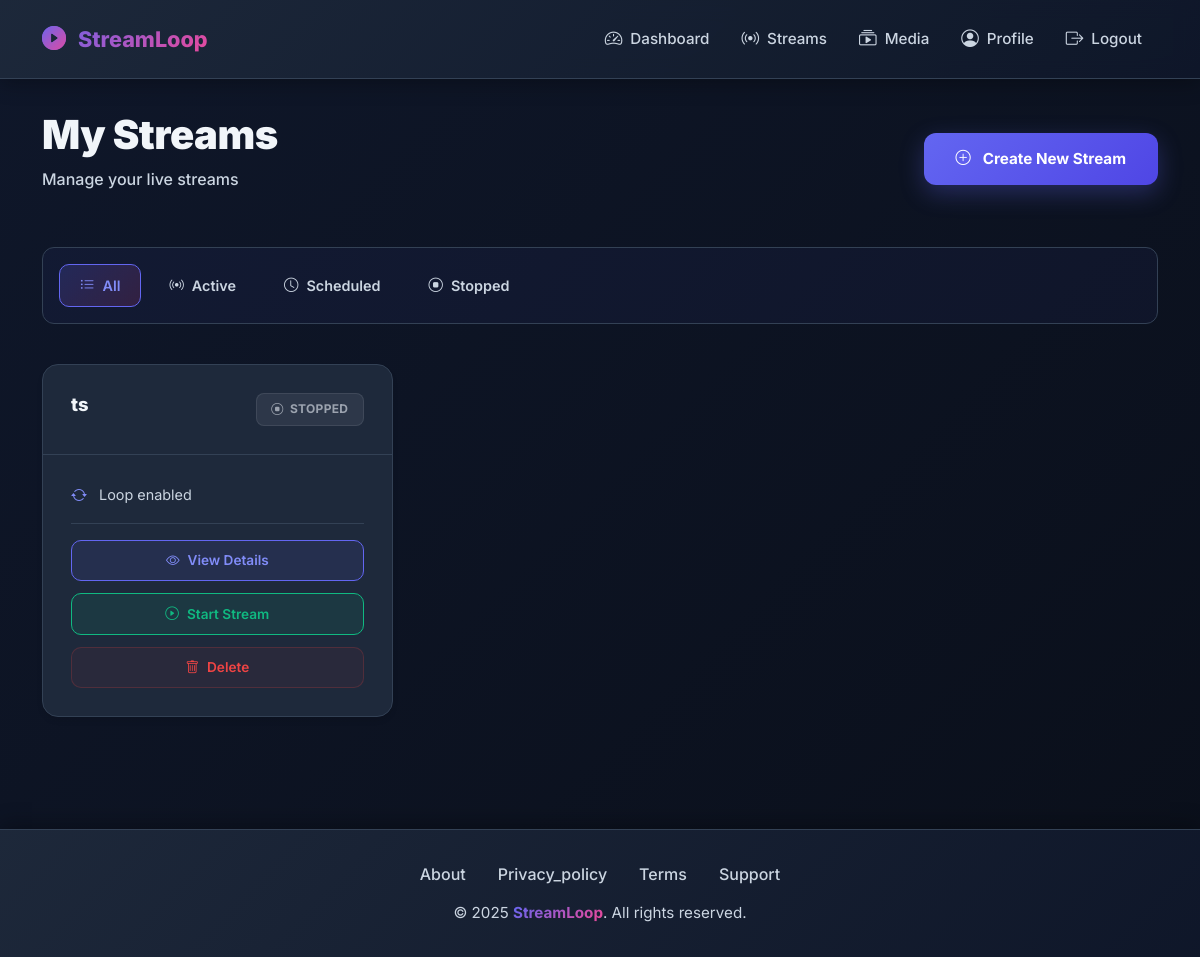
Before: /streaming/streams/ (signed in) with the older database file.
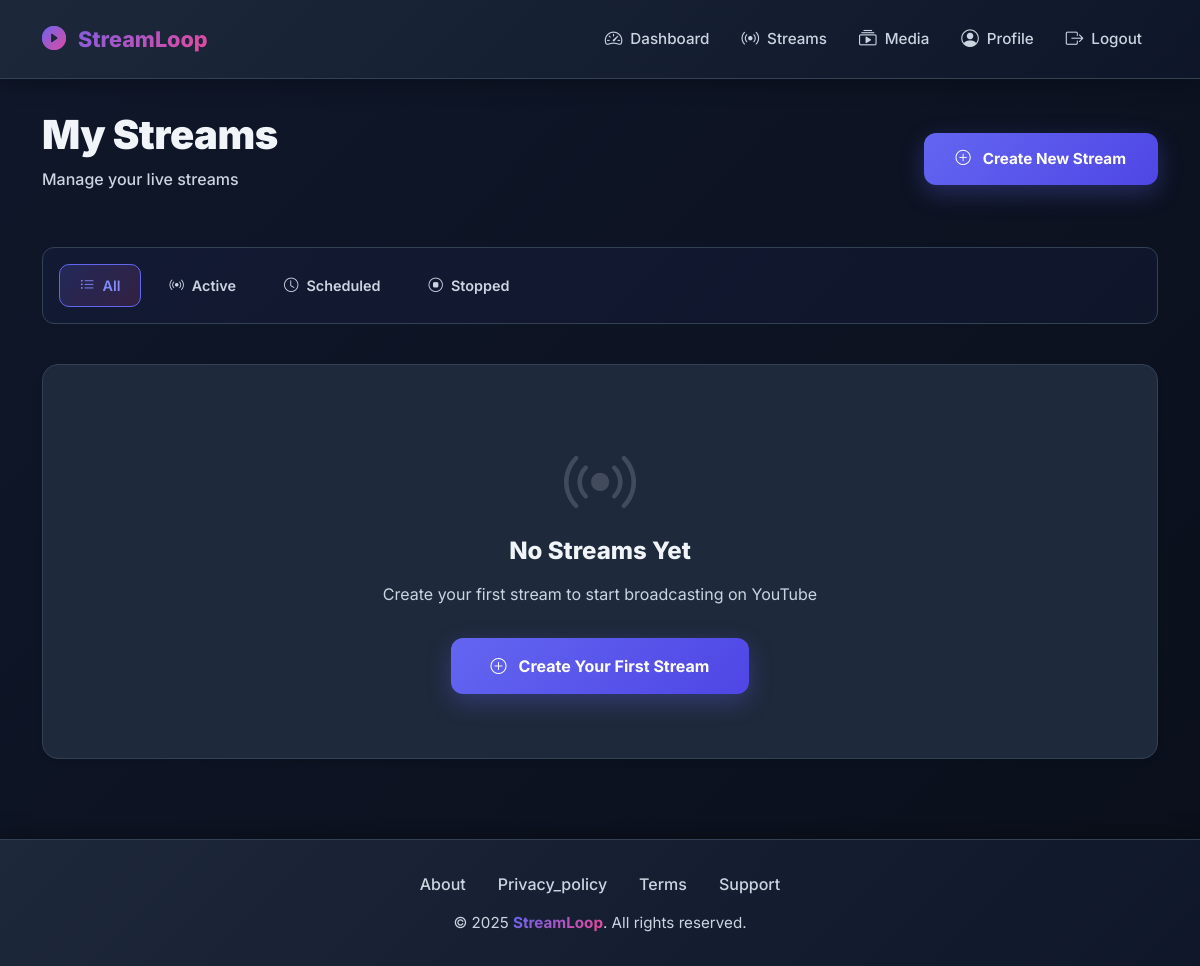
After: the same page with the newer database file.
### apps/streaming/models.py (models this page shows, shortened)
class Stream(models.Model):
    STATUS_CHOICES = [
        ('idle', 'Idle'),
        ('starting', 'Starting'),
        ('running', 'Running'),
        ('stopping', 'Stopping'),
        ('stopped', 'Stopped'),
        ('error', 'Error'),
    ]
    id = models.UUIDField(primary_key=True, default=uuid.uuid4, editable=False)
    user = models.ForeignKey(User, on_delete=models.CASCADE, related_name='streams')
    youtube_account = models.ForeignKey(YouTubeAccount, on_delete=models.CASCADE, related_name='streams')
    title = models.CharField(max_length=255)
    description = models.TextField(blank=True)
    thumbnail = models.ImageField(upload_to='uploads/stream_thumbnails/', blank=True, null=True)  # NEW FIELD
    media_files = models.ManyToManyField(MediaFile, related_name='streams')
    status = models.CharField(max_length=20, choices=STATUS_CHOICES, default='idle')
    stream_key = models.CharField(max_length=255, blank=True)
    broadcast_id = models.CharField(max_length=255, blank=True)
    stream_url = models.URLField(blank=True)
    loop_enabled = models.BooleanField(default=True)
    process_id = models.IntegerField(null=True, blank=True)
    error_message = models.TextField(blank=True)
    started_at = models.DateTimeField(null=True, blank=True)
    stopped_at = models.DateTimeField(null=True, blank=True)
    created_at = models.DateTimeField(auto_now_add=True)
    updated_at = models.DateTimeField(auto_now=True)
    class Meta:
        verbose_name = 'Stream'
        verbose_name_plural = 'Streams'
        ordering = ['-created_at']

### apps/streaming/views.py (the view)
# urls.py: path('streams/', views.stream_list, name='stream_list'),
@login_required
def stream_list(request):
    streams = Stream.objects.filter(user=request.user).order_by('-created_at')
    return render(request, 'streaming/stream_list.html', {'streams': streams})

### templates/streaming/stream_list.html (shortened to what this page needs)
{% extends 'base.html' %}
{% block content %}
<div class="streams-container fade-in">
  <div class="streams-header">
    <div class="streams-title">
      <h1>My Streams</h1>
      <p class="streams-subtitle">Manage your live streams</p>
    </div>
    <a href="{% url 'stream_create' %}" class="btn-create-stream">
      <i class="bi bi-plus-circle"></i> Create New Stream
    </a>
  </div>
  <div class="filter-tabs">
    <a href="#" class="filter-tab active">
      <i class="bi bi-list-ul"></i> All
    </a>
    <a href="#" class="filter-tab">
      <i class="bi bi-broadcast"></i> Active
    </a>
    <a href="#" class="filter-tab">
      <i class="bi bi-clock"></i> Scheduled
    </a>
    <a href="#" class="filter-tab">
      <i class="bi bi-stop-circle"></i> Stopped
    </a>
  </div>
  {% if streams %}
    <div class="streams-grid">
      {% for stream in streams %}
      <div class="stream-card">
        <div class="stream-card-header">
          <h5 class="stream-title">{{ stream.title }}</h5>
          {% if stream.status == 'running' %}
            <span class="stream-badge badge-live">
              <i class="bi bi-broadcast"></i> Live
            </span>
          {% elif stream.status == 'scheduled' %}
            <span class="stream-badge badge-scheduled">
              <i class="bi bi-clock"></i> Scheduled
            </span>
          {% else %}
            <span class="stream-badge badge-stopped">
              <i class="bi bi-stop-circle"></i> Stopped
            </span>
          {% endif %}
        </div>
        <div class="stream-card-body">
          <div class="stream-info">
            {% if stream.loop_enabled %}
              <div class="stream-info-item">
                <i class="bi bi-arrow-repeat"></i>
                <span>Loop enabled</span>
              </div>
            {% endif %}
          </div>
          <div class="stream-actions">
            <a href="{% url 'stream_detail' stream.id %}" class="btn-stream-action btn-stream-view">
              <i class="bi bi-eye"></i> View Details
            </a>
            {% if stream.status == 'running' %}
              <a href="{% url 'stream_stop' stream.id %}" class="btn-stream-action btn-stream-stop"
                 onclick="return confirm('Stop this stream?')">
                <i class="bi bi-stop-circle"></i> Stop Stream
              </a>
            {% elif stream.status == 'stopped' %}
              <a href="{% url 'stream_start' stream.id %}" class="btn-stream-action btn-stream-start">
                <i class="bi bi-play-circle"></i> Start Stream
              </a>
            {% endif %}
            <a href="{% url 'stream_delete' stream.id %}" class="btn-stream-action btn-stream-delete"
               onclick="return confirm('Are you sure you want to delete this stream?')">
              <i class="bi bi-trash"></i> Delete
            </a>
          </div>
        </div>
      </div>
      {% endfor %}
    </div>
  {% else %}
    <div class="empty-state-card">
      <i class="empty-state-icon bi bi-broadcast"></i>
      <h2 class="empty-state-title">No Streams Yet</h2>
      <p class="empty-state-text">Create your first stream to start broadcasting on YouTube</p>
      <a href="{% url 'stream_create' %}" class="btn-empty-state">
        <i class="bi bi-plus-circle"></i> Create Your First Stream
      </a>
    </div>
  {% endif %}
</div>
{% endblock %}

### templates/base.html (shortened to what this page needs)
<!DOCTYPE html>
<html lang="en">
<head>
    <link href="https://cdn.jsdelivr.net/npm/bootstrap@5.3.2/dist/css/bootstrap.min.css" rel="stylesheet">
    <link rel="stylesheet" href="https://cdn.jsdelivr.net/npm/bootstrap-icons@1.11.1/font/bootstrap-icons.min.css">
</head>
<body>
    <nav class="navbar navbar-expand-lg sticky-top slide-in-down">
        <div class="container">
            <a class="navbar-brand" href="{% url 'home' %}">
                <i class="bi bi-play-circle-fill"></i>
                <span>StreamLoop</span>
            </a>
            <div class="collapse navbar-collapse" id="navbarNav">
                <ul class="navbar-nav ms-auto">
                    {% if user.is_authenticated %}
                        <li class="nav-item">
                            <a class="nav-link" href="{% url 'dashboard' %}">
                                <i class="bi bi-speedometer2"></i>
                                <span>Dashboard</span>
                            </a>
                        </li>
                        <li class="nav-item">
                            <a class="nav-link" href="{% url 'stream_list' %}">
                                <i class="bi bi-broadcast"></i>
                                <span>Streams</span>
                            </a>
                        </li>
                        <li class="nav-item">
                            <a class="nav-link" href="{% url 'media_list' %}">
                                <i class="bi bi-collection-play"></i>
                                <span>Media</span>
                            </a>
                        </li>
                        <li class="nav-item">
                            <a class="nav-link" href="{% url 'profile' %}">
                                <i class="bi bi-person-circle"></i>
                                <span>Profile</span>
                            </a>
                        </li>
                        <li class="nav-item">
                            <a class="nav-link" href="{% url 'logout' %}">
                                <i class="bi bi-box-arrow-right"></i>
                                <span>Logout</span>
                            </a>
                        </li>
                    {% endif %}
                </ul>
            </div>
        </div>
    </nav>
    <div class="main-content">
        <div class="container">
            {% block content %}{% endblock %}
        </div>
    </div>
    <footer class="footer">
        <div class="container">
            <div class="footer-links">
               <a href="{% url 'about' %}">About</a>
               <a href="{% url 'privacy_policy' %}">Privacy_policy</a>
               <a href="{% url 'terms' %}">Terms</a>
               <a href="{% url 'support' %}">Support</a>
            </div>
            <p class="text-center">
                &copy; 2025 <span class="text-gradient fw-bold" >StreamLoop</span>. All rights reserved.
            </p>
        </div>
    </footer>
</body>
</html>

### templates/base.html (style rules this page uses)
:root { --primary-color: #6366f1; --primary-dark: #4f46e5; --primary-light: #818cf8; --secondary-color: #ec4899; --success-color: #10b981; --danger-color: #ef4444; --warning-color: #f59e0b; --info-color: #3b82f6; --dark-bg: #0f172a; --darker-bg: #0a0f1a; --card-bg: #1e293b; --card-bg-light: #f8fafc; --text-primary: #f1f5f9; --text-secondary: #cbd5e1; --border-color: #334155; --shadow-sm: 0 1px 2px 0 rgba(0, 0, 0, 0.05); --shadow-md: 0 4px 6px -1px rgba(0, 0, 0, 0.1); --shadow-lg: 0 10px 15px -3px rgba(0, 0, 0, 0.2); --shadow-xl: 0 20px 25px -5px rgba(0, 0, 0, 0.3); --transition-smooth: all 0.3s cubic-bezier(0.4, 0, 0.2, 1); }
* { margin: 0; padding: 0; box-sizing: border-box; }
html { scroll-behavior: smooth; }
body { font-family: 'Inter', -apple-system, BlinkMacSystemFont, 'Segoe UI', sans-serif; background: linear-gradient(135deg, var(--dark-bg) 0%, var(--darker-bg) 100%); color: var(--text-primary); min-height: 100vh; overflow-x: hidden; }
.fade-in { animation: fadeInUp 0.6s ease-out; }
.slide-in-down { animation: slideInDown 0.5s ease-out; }
.navbar { background: linear-gradient(135deg, rgba(30, 41, 59, 0.95) 0%, rgba(15, 23, 42, 0.95) 100%); backdrop-filter: blur(10px); border-bottom: 1px solid var(--border-color); padding: 1rem 0; box-shadow: 0 4px 20px rgba(0, 0, 0, 0.3); }
.navbar-brand { font-weight: 800; font-size: 1.35rem; background: linear-gradient(135deg, #6366f1, #ec4899); -webkit-background-clip: text; -webkit-text-fill-color: transparent; background-clip: text; display: flex !important; align-items: center; gap: 0.75rem; transition: var(--transition-smooth); }
.navbar-brand i { font-size: 1.5rem; background: linear-gradient(135deg, #6366f1, #ec4899); -webkit-background-clip: text; -webkit-text-fill-color: transparent; background-clip: text; }
.nav-link { color: var(--text-secondary) !important; font-weight: 500; font-size: 0.95rem; padding: 0.5rem 1rem !important; border-radius: 8px; transition: var(--transition-smooth); display: inline-flex; align-items: center; gap: 0.5rem; }
.nav-link i { font-size: 1.1rem; }
.main-content { min-height: calc(100vh - 180px); padding: 2rem 0; animation: fadeInUp 0.6s ease-out; }
.footer { background: linear-gradient(135deg, rgba(30, 41, 59, 0.95) 0%, rgba(15, 23, 42, 0.95) 100%); border-top: 1px solid var(--border-color); padding: 2rem 0; margin-top: 3rem; box-shadow: 0 -4px 20px rgba(0, 0, 0, 0.3); }
.footer p { margin: 0; color: var(--text-secondary); font-size: 0.95rem; }
.footer-links { display: flex; gap: 2rem; justify-content: center; margin-bottom: 1rem; }
.footer-links a { color: var(--text-secondary); text-decoration: none; transition: var(--transition-smooth); font-weight: 500; }
.text-gradient { background: linear-gradient(135deg, #6366f1, #ec4899); -webkit-background-clip: text; -webkit-text-fill-color: transparent; background-clip: text; }

Changed rows visible on the page:
removed Stream: title "ts", status "stopped" (drawn), loop_enabled True (drawn)
Other visible differences:
text now shown: "No Streams Yet Create your first stream to start broadcasting on YouTube Create Your First Stream"
